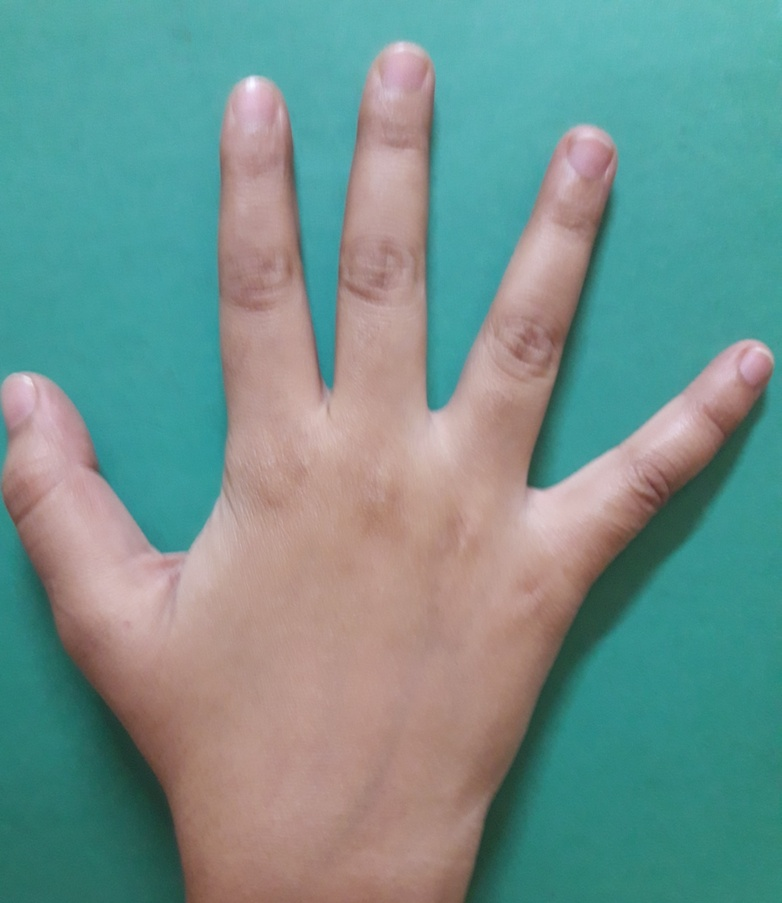
%> input picture Lab10/img3.jpg, 782 x 903 px, shrunk from 3096 x 3574 before the run
$ octave q.m   (GNU Octave 9; MATLAB toolbox functions it lacks are replaced by stand-ins)
%> lines starting %> are read from the running program, lines starting %| are printed output that depends on the picture; in (x1, y1, x2, y2) boxes, pixels count from 0 and x2, y2 are one past the last pixel; in counts of white or black regions, pixels touching at a corner belong together; the program's own positions count from 1
I = imread('img3.jpg');
%> I is the input picture: size 903x782x3 uint8; mean R, G, B 113, 146.2, 141.2
Im=rgb2gray(I);
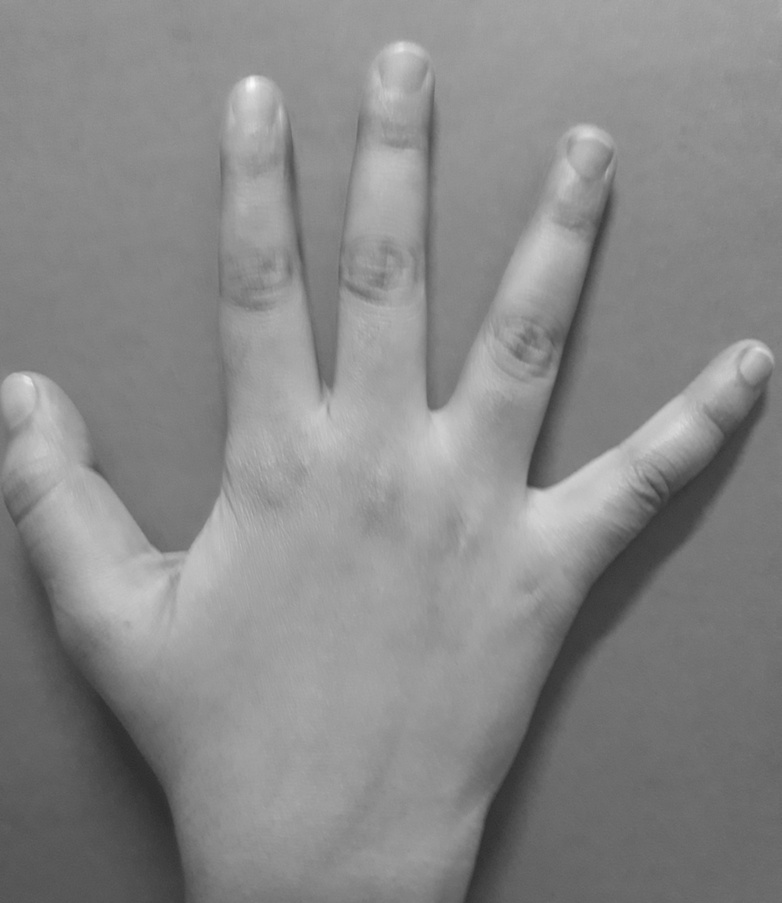
%> Im: size 903x782 uint8; min 44, max 251, mean 135.7
BW = imbinarize(Im);
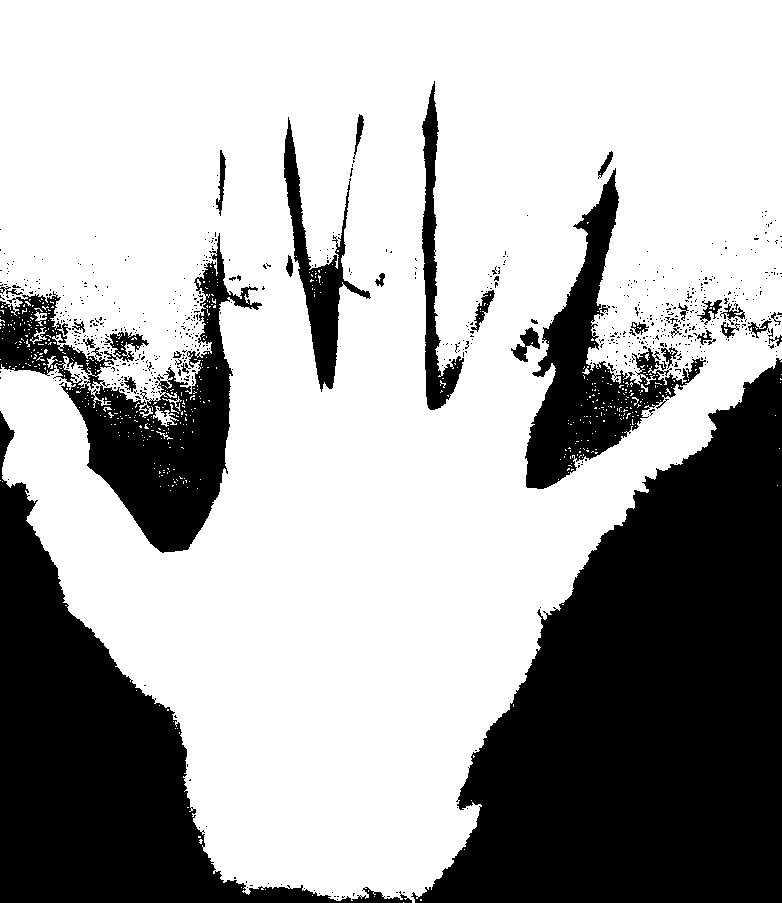
%> BW: size 903x782 logical; 67.1% white; 740 black regions (704 under 20 px), largest, box (x1, y1, x2, y2) and area: (411, 358, 782, 903) 117293, (0, 411, 412, 903) 57585, (0, 233, 262, 553) 25135
[B,L] = bwboundaries(BW,'noholes');
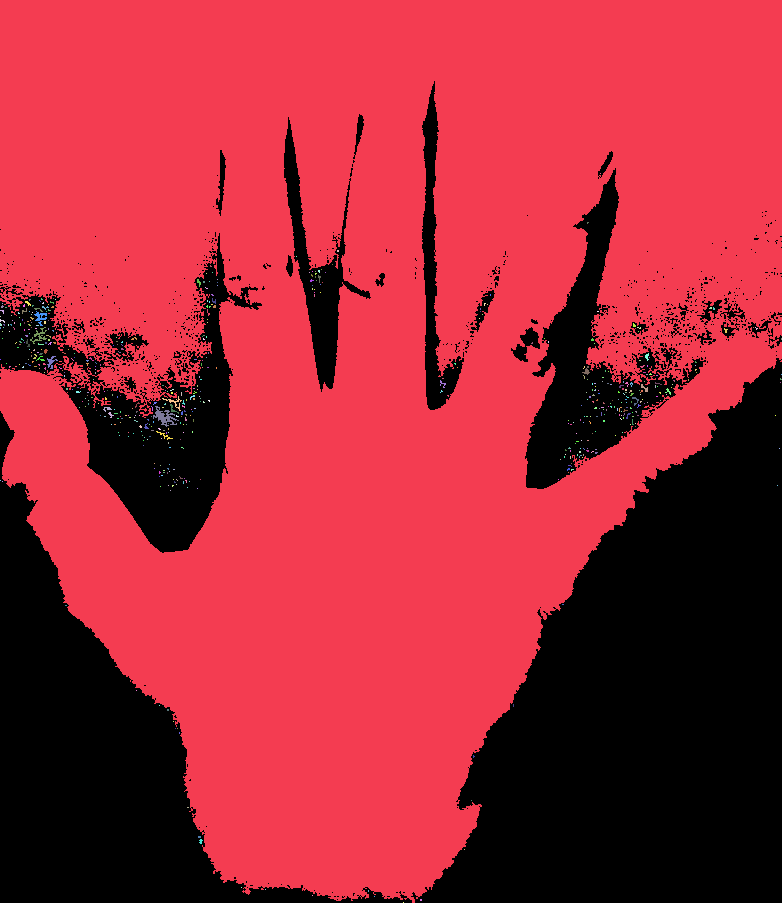
%> L: size 903x782 double; 559 distinct labels, from 0 to 558; one colour per label, 0 black
%> B = 558 boundaries; largest, box (x1, y1, x2, y2) and points: (0, 0, 782, 903) 4071, (153, 406, 179, 427) 137, (30, 327, 47, 344) 101, (162, 396, 182, 411) 76, (34, 311, 47, 326) 62
imshow(label2rgb(L, @jet, [.5 .5 .5]))
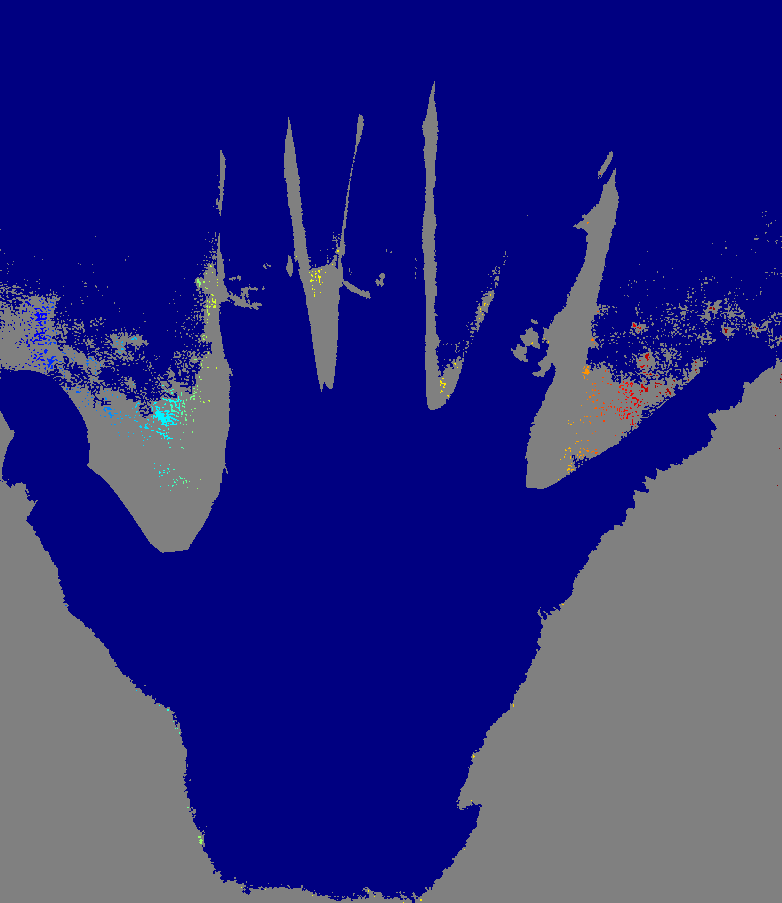
%> displayed picture: size 903x782x3, on the screen's scale of 0 to 255; mean R, G, B 42.3, 42.4, 128.7
hold on
for k = 1:length(B)
   boundary = B{k};
   plot(boundary(:,2), boundary(:,1), 'w', 'LineWidth', 2)
end
%> this loop made 558 passes
%> boundary on passes 3, 5, 6: [317 1; 317 1], [324 1; 325 2; 326 2; 326 1; 325 1; 324 1], [328 1; 329 1; 328 1]
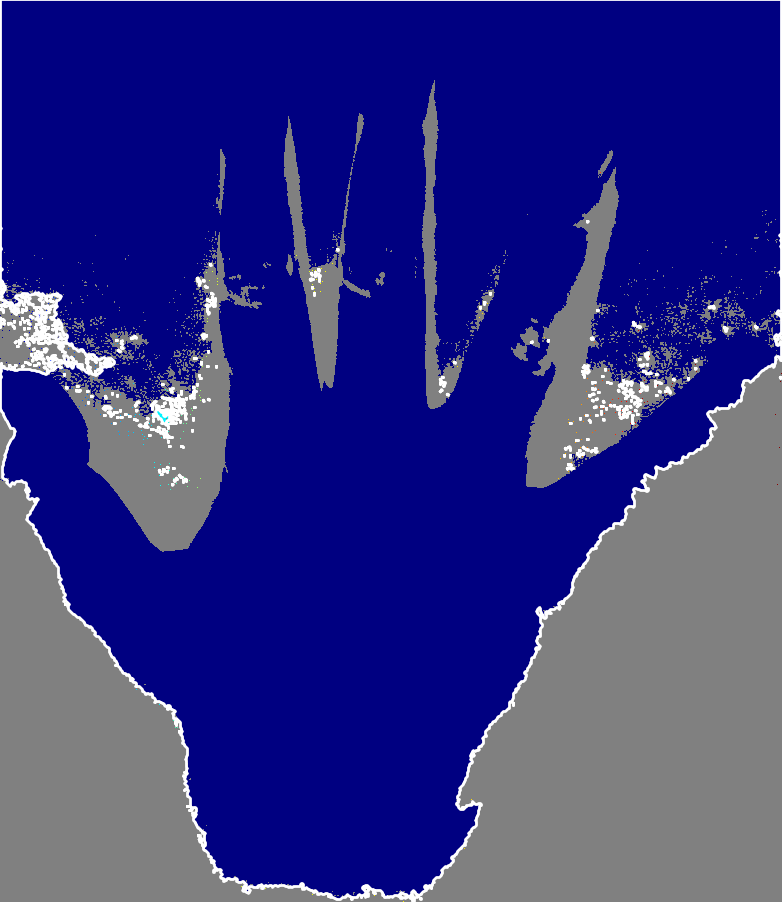
%> figure redrawn from the program's plot data
